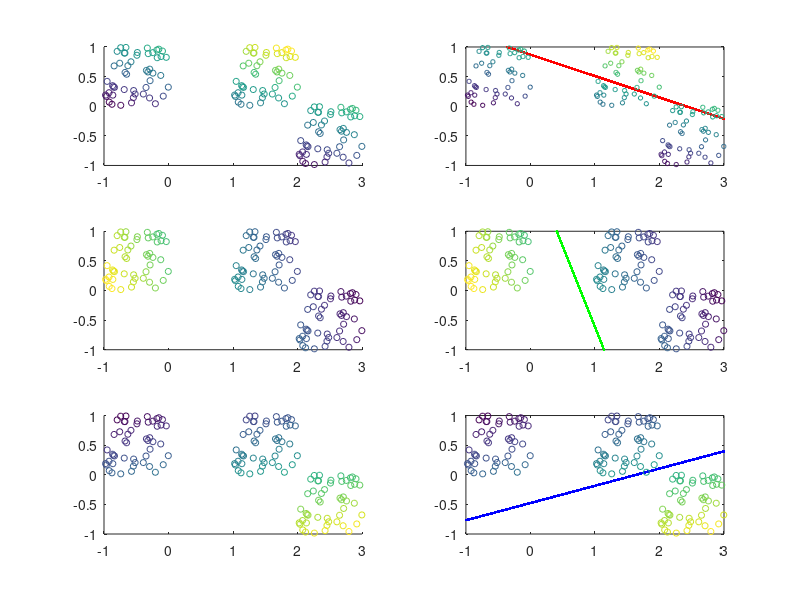

Reproduce this figure in MATLAB.
% last data set for Lab 2
% - 3 class classification (randomly generated)
% red vs not red, green vs not green, blue vs not blue ("1 vs all")

A=rand(50,2);
X4 = [ones(50,1) A+[ones(50,1) zeros(50,1)]];
X4 = [X4; ones(50,1) A-[ones(50,1) zeros(50,1)]];
X4 = [X4; ones(50,1) A+[2.*ones(50,1) -1.*ones(50,1)]]; %X tilde
yRed = [ones(50,1);zeros(100,1)]; %known labels
bRed = inv(X4'*X4)*X4'*yRed; % least squares solution
yGreen = [zeros(50,1); ones(50,1); zeros(50,1)];
bGreen = inv(X4'*X4)*X4'*yGreen;
yBlue = [zeros(100,1);ones(50,1)];
bBlue = inv(X4'*X4)*X4'*yBlue; 

% plot data and hyperplane and color points by the output function value

fxRed = bRed(1)*X4(:,1)+bRed(2)*X4(:,2)+bRed(3)*X4(:,3); % Approximation of y
x1R = -1:.001:3;
x2R = 1/bRed(3)*(.5-bRed(1)-bRed(2)*x1R);

fxGreen = bGreen(1)*X4(:,1)+bGreen(2)*X4(:,2)+bGreen(3)*X4(:,3);
x1G = x1R;
x2G = 1/bGreen(3)*(.5-bGreen(1)-bGreen(2)*x1G);

fxBlue = bBlue(1)*X4(:,1)+bBlue(2)*X4(:,2)+bBlue(3)*X4(:,3);
x1B = x1R;
x2B = 1/bBlue(3)*(.5-bBlue(1)-bBlue(2)*x1G);

figure
subplot(3,2,1);
scatter(X4(:,2),X4(:,3), 20,fxRed);
axis([-1,3,-1,1]);

subplot(3,2,2);
plot(x1R, x2R,'r.');
hold on
scatter(X4(:,2),X4(:,3),10,fxRed);
axis([-1,3,-1,1]);
hold off

subplot(3,2,3);
scatter(X4(:,2),X4(:,3), 20,fxGreen);
axis([-1,3,-1,1]);

subplot(3,2,4);
plot(x1G, x2G,'g.');
hold on
scatter(X4(:,2),X4(:,3), 20,fxGreen);
axis([-1,3,-1,1]);
hold off

subplot(3,2,5);
scatter(X4(:,2),X4(:,3), 20,fxBlue);
axis([-1,3,-1,1]);


subplot(3,2,6);
plot(x1B, x2B,'b.');
hold on
scatter(X4(:,2),X4(:,3), 20,fxBlue);
axis([-1,3,-1,1]);
hold off